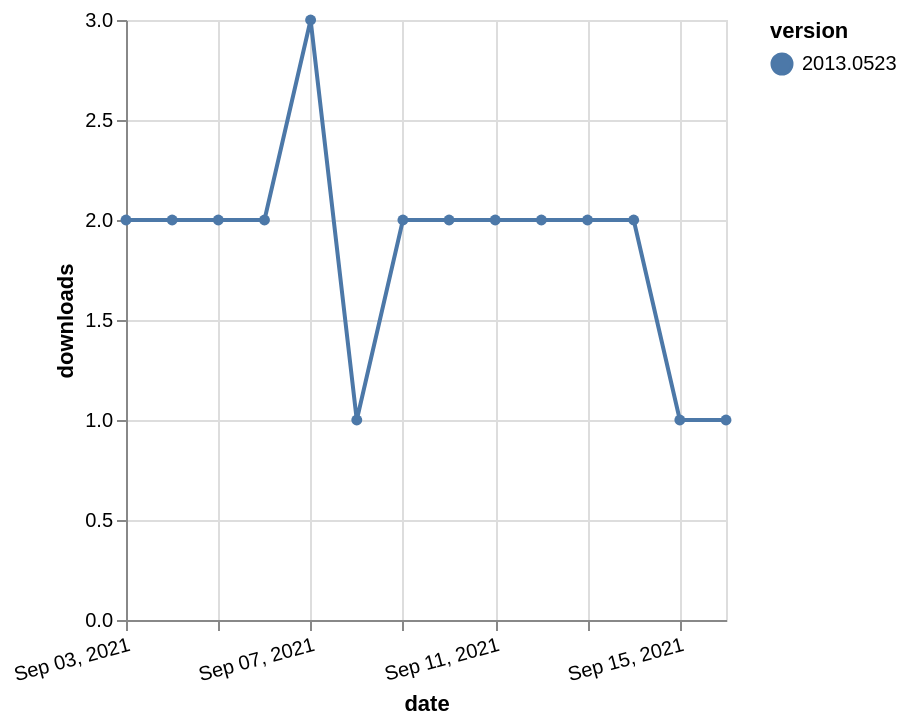

Source (Vega-Lite JSON):
### Vega-Lite specification from a JSON file in a GitHub repository (floating-point values rounded to 4 significant figures)
{"$schema": "https://vega.github.io/schema/vega-lite/v5.json", "description": "A simple bar chart with embedded data.", "data": {"values": [{"date": "2021-09-03", "total": 2756, "delta": 2, "version": "2013.0523"}, {"date": "2021-09-04", "total": 2758, "delta": 2, "version": "2013.0523"}, {"date": "2021-09-05", "total": 2760, "delta": 2, "version": "2013.0523"}, {"date": "2021-09-06", "total": 2762, "delta": 2, "version": "2013.0523"}, {"date": "2021-09-07", "total": 2765, "delta": 3, "version": "2013.0523"}, {"date": "2021-09-08", "total": 2766, "delta": 1, "version": "2013.0523"}, {"date": "2021-09-09", "total": 2768, "delta": 2, "version": "2013.0523"}, {"date": "2021-09-10", "total": 2770, "delta": 2, "version": "2013.0523"}, {"date": "2021-09-11", "total": 2772, "delta": 2, "version": "2013.0523"}, {"date": "2021-09-12", "total": 2774, "delta": 2, "version": "2013.0523"}, {"date": "2021-09-13", "total": 2776, "delta": 2, "version": "2013.0523"}, {"date": "2021-09-14", "total": 2778, "delta": 2, "version": "2013.0523"}, {"date": "2021-09-15", "total": 2779, "delta": 1, "version": "2013.0523"}, {"date": "2021-09-16", "total": 2780, "delta": 1, "version": "2013.0523"}]}, "width": "container", "mark": {"type": "line", "point": {"filled": true}}, "encoding": {"x": {"field": "date", "type": "temporal", "timeUnit": "yearmonthdate", "title": "date", "axis": {"labelAngle": -15}}, "y": {"field": "delta", "type": "quantitative", "title": "downloads"}, "color": {"field": "version", "type": "nominal"}, "tooltip": {"field": "delta"}}}
